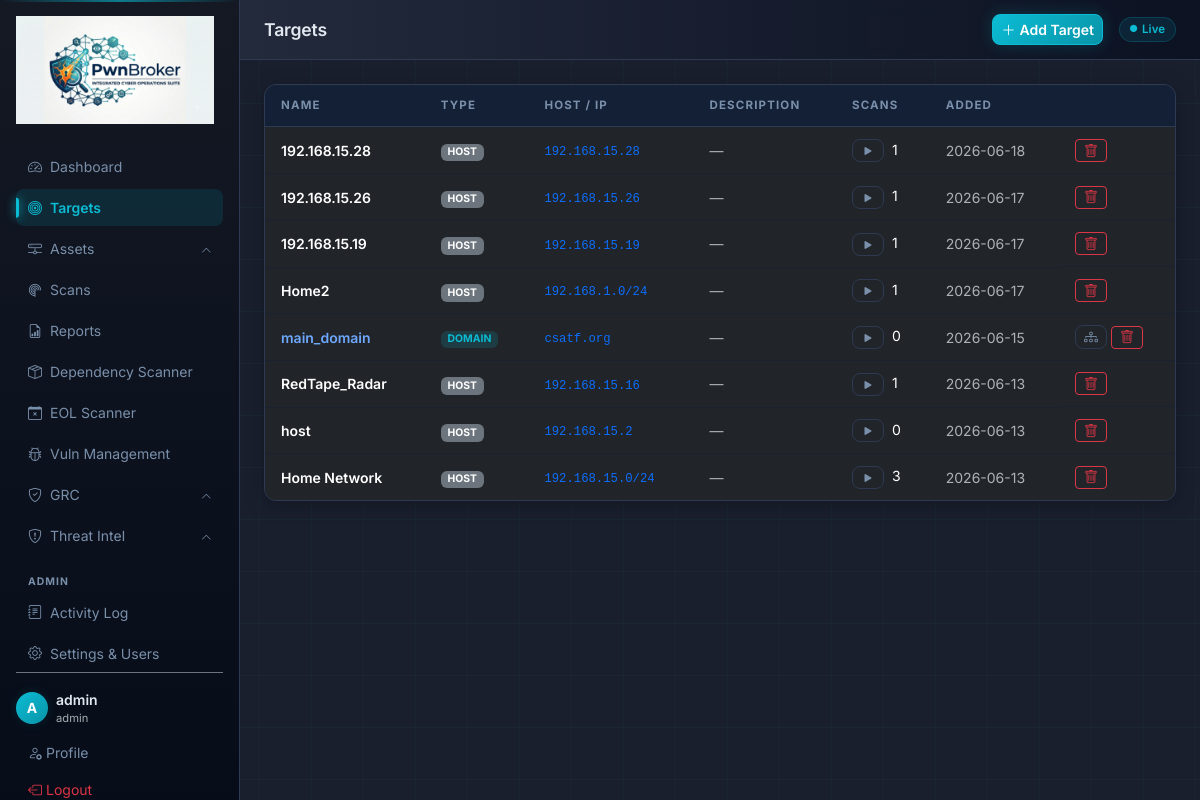
/targets/ (signed in), run on an earlier commit of the app's database.
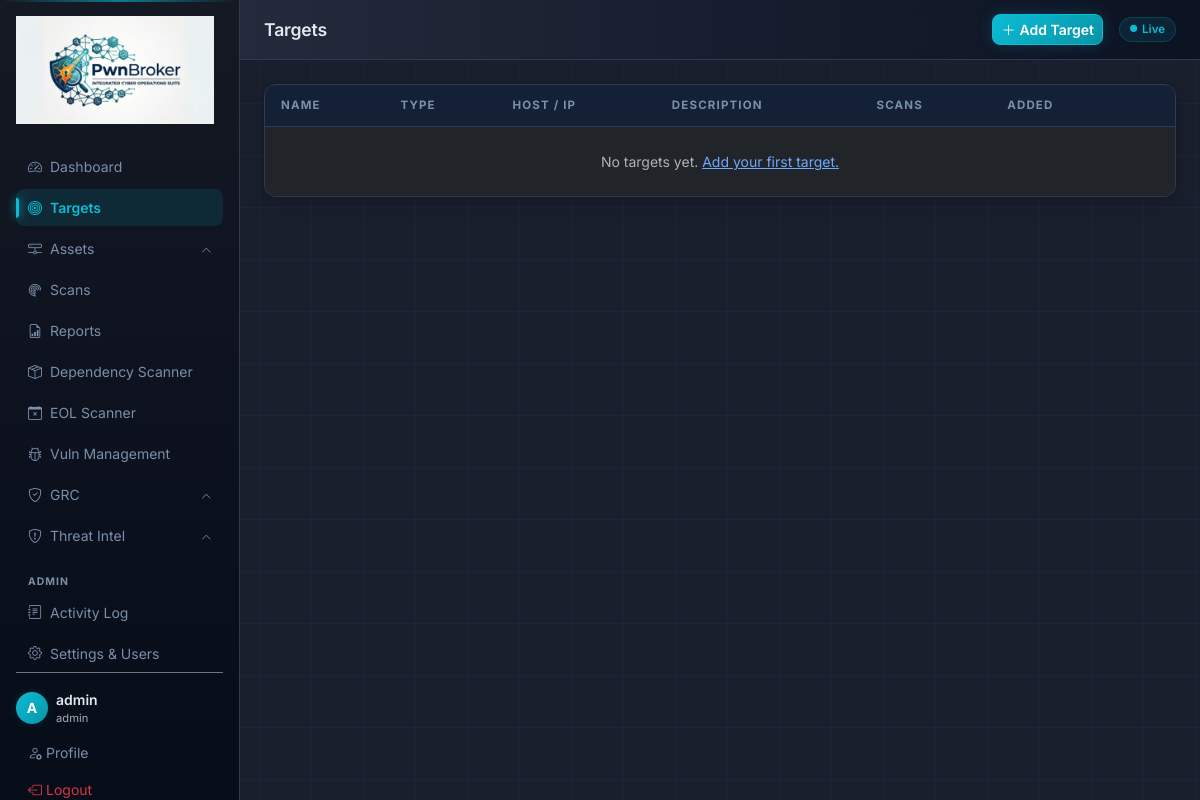
And on a later commit of the database.
### app/models.py (models this page shows, shortened)
class User(UserMixin, db.Model):
    __tablename__ = "users"
    id = db.Column(db.Integer, primary_key=True)
    username = db.Column(db.String(80), unique=True, nullable=False)
    email = db.Column(db.String(120), unique=True, nullable=False)
    password_hash = db.Column(db.String(256), nullable=False)
    role = db.Column(db.String(20), default="user")  # admin | user
    active = db.Column(db.Boolean, default=True)
    created_at = db.Column(db.DateTime, default=lambda: datetime.now(timezone.utc))
    @property
    def is_admin(self):
        return self.role == "admin"

class Target(db.Model):
    __tablename__ = "targets"
    id = db.Column(db.Integer, primary_key=True)
    name = db.Column(db.String(120), nullable=False)
    host = db.Column(db.String(256), nullable=False)
    description = db.Column(db.Text)
    created_by = db.Column(db.Integer, db.ForeignKey("users.id"))
    created_at = db.Column(db.DateTime, default=lambda: datetime.now(timezone.utc))
    target_type = db.Column(db.String(20), default="host")  # host | domain | ip
    last_enum_at = db.Column(db.DateTime)
    ssh_port = db.Column(db.Integer, default=22)
    ssh_username = db.Column(db.String(100))
    ssh_auth_type = db.Column(db.String(20), default="password")  # password | key
    ssh_password = db.Column(db.String(512))
    ssh_private_key = db.Column(db.Text)
    ssh_key_passphrase = db.Column(db.String(512))
    scans = db.relationship("Scan", backref="target", lazy="dynamic",
                            cascade="all, delete-orphan")
    domain_records = db.relationship("DomainRecord", backref="target", lazy="dynamic",
                                     cascade="all, delete-orphan")

class TimeConfig(db.Model):
    __tablename__ = "time_config"
    id         = db.Column(db.Integer, primary_key=True)
    timezone   = db.Column(db.String(64),  default="UTC")
    ntp_server = db.Column(db.String(256), default="pool.ntp.org")
    updated_at = db.Column(db.DateTime, default=lambda: datetime.now(timezone.utc))

### app/routes/targets.py (the view)
@targets_bp.route("/")
@login_required
def index():
    targets = Target.query.order_by(Target.created_at.desc()).all()
    return render_template("targets/index.html", targets=targets)

### app/templates/targets/index.html (shortened to what this page needs)
{% extends "base.html" %}
{% block page_title %}Targets{% endblock %}
{% block header_actions %}
  {% if current_user.is_admin %}
  <a href="{{ url_for('targets.new') }}" class="btn btn-primary btn-sm">
    <i class="bi bi-plus-lg me-1"></i>Add Target
  </a>
  {% endif %}
{% endblock %}
{% block content %}
<div class="data-table">
  <table class="table table-dark table-hover">
    <thead><tr><th>Name</th><th>Type</th><th>Host / IP</th><th>Description</th><th>Scans</th><th>Added</th><th></th></tr></thead>
    <tbody>
      {% for t in targets %}
      <tr>
        <td class="fw-semibold">
          {% if t.target_type == 'domain' %}
          <a href="{{ url_for('targets.detail', target_id=t.id) }}" class="text-decoration-none">{{ t.name }}</a>
          {% else %}
          {{ t.name }}
          {% endif %}
        </td>
        <td>
          {% if t.target_type == 'domain' %}
          <span class="badge" style="background:rgba(11,188,212,0.15);color:var(--accent);font-size:0.65rem">DOMAIN</span>
          {% else %}
          <span class="badge bg-secondary" style="font-size:0.65rem">HOST</span>
          {% endif %}
        </td>
        <td><code class="text-primary">{{ t.host }}</code></td>
        <td class="text-muted small">{{ t.description or '—' }}</td>
        <td>
          {% if current_user.is_admin %}
          <a href="{{ url_for('scans.new') }}" class="btn btn-sm btn-outline-secondary py-0 px-2 me-1">
            <i class="bi bi-play-fill"></i>
          </a>
          {% endif %}
          {{ t.scans.count() }}
        </td>
        <td class="text-muted small">{{ t.created_at | localdt('%Y-%m-%d') }}</td>
        <td class="d-flex gap-1">
          {% if t.target_type == 'domain' %}
          <a href="{{ url_for('targets.detail', target_id=t.id) }}" class="btn btn-sm btn-outline-secondary py-0 px-2" title="DNS Records">
            <i class="bi bi-diagram-3"></i>
          </a>
          {% endif %}
          {% if current_user.is_admin %}
          <form method="POST" action="{{ url_for('targets.delete', target_id=t.id) }}" data-confirm="Delete target '{{ t.name }}'? All associated scans will also be deleted.">
            <button class="btn btn-sm btn-outline-danger py-0 px-2"><i class="bi bi-trash"></i></button>
          </form>
          {% endif %}
        </td>
      </tr>
      {% else %}
      <tr><td colspan="7" class="text-center text-muted py-4">No targets yet.{% if current_user.is_admin %} <a href="{{ url_for('targets.new') }}">Add your first target.</a>{% endif %}</td></tr>
      {% endfor %}
    </tbody>
  </table>
</div>
{% endblock %}

### app/templates/base.html (shortened to what this page needs)
<!DOCTYPE html>
<html lang="en" data-bs-theme="dark">
  <head>
    <link
      href="https://cdn.jsdelivr.net/npm/bootstrap@5.3.3/dist/css/bootstrap.min.css"
      rel="stylesheet">
    <link
      href="https://cdn.jsdelivr.net/npm/bootstrap-icons@1.11.3/font/bootstrap-icons.min.css"
      rel="stylesheet">
    <link href="{{ url_for('static', filename='css/style.css') }}"
      rel="stylesheet">
  </head>
  <body>
{% if current_user.is_authenticated %}
<div class="d-flex" id="app-wrapper">
  <nav id="sidebar" class="d-flex flex-column p-3">
    <a href="{{ url_for("dashboard.index") }}" class="sidebar-brand d-block mb-4">
      <img src="{{ url_for("static", filename = "img/logo.png") }}" alt="PwnBroker" class="sidebar-logo">
    </a>
    <ul class="nav flex-column gap-1">
      <li class="nav-item">
        <a href="{{ url_for("dashboard.index") }}" class="nav-link {% if request.endpoint == 'dashboard.index' %}active{% endif %}">
          <i class="bi bi-speedometer2 me-2"></i>Dashboard
        </a>
      </li>
      <li class="nav-item">
        <a href="{{ url_for("targets.index") }}" class="nav-link {% if 'targets' in request.endpoint %}active{% endif %}">
          <i class="bi bi-bullseye me-2"></i>Targets
        </a>
      </li>
      <li class="nav-item">
        <a href="#assets-group"
           class="nav-link nav-group-toggle d-flex align-items-center justify-content-between {% if 'assets' in (request.endpoint or '') %}active{% endif %}"
           data-bs-toggle="collapse"
           aria-expanded="{{ 'true' if 'assets' in (request.endpoint or '') else 'false' }}"
           aria-controls="assets-group">
          <span><i class="bi bi-hdd-network me-2"></i>Assets</span>
          <i class="bi bi-chevron-down nav-chevron"></i>
        </a>
      </li>
      <li class="nav-item">
        <a href="{{ url_for("scans.index") }}" class="nav-link {% if 'scans' in request.endpoint %}active{% endif %}">
          <i class="bi bi-radar me-2"></i>Scans
        </a>
      </li>
      <li class="nav-item">
        <a href="{{ url_for("reports.index") }}" class="nav-link {% if 'reports' in request.endpoint %}active{% endif %}">
          <i class="bi bi-file-earmark-bar-graph me-2"></i>Reports
        </a>
      </li>
      <li class="nav-item">
        <a href="{{ url_for("dependency.index") }}" class="nav-link {% if 'dependency' in request.endpoint %}active{% endif %}">
          <i class="bi bi-box-seam me-2"></i>Dependency Scanner
        </a>
      </li>
      <li class="nav-item">
        <a href="{{ url_for("eol.index") }}" class="nav-link {% if 'eol' in (request.endpoint or '') %}active{% endif %}">
          <i class="bi bi-calendar-x me-2"></i>EOL Scanner
        </a>
      </li>
      <li class="nav-item">
        <a href="{{ url_for("vulns.index") }}" class="nav-link {% if 'vulns' in (request.endpoint or '') %}active{% endif %}">
          <i class="bi bi-bug me-2"></i>Vuln Management
        </a>
      </li>
      <li class="nav-item">
        <a href="#grc-group"
           class="nav-link nav-group-toggle d-flex align-items-center justify-content-between {% if 'grc' in (request.endpoint or '') %}active{% endif %}"
           data-bs-toggle="collapse"
           aria-expanded="{{ 'true' if 'grc' in (request.endpoint or '') else 'false' }}"
           aria-controls="grc-group">
          <span><i class="bi bi-shield-check me-2"></i>GRC</span>
          <i class="bi bi-chevron-down nav-chevron"></i>
        </a>
      </li>
      <li class="nav-item">
        <a href="#threat-group"
           class="nav-link nav-group-toggle d-flex align-items-center justify-content-between {% if 'threat' in (request.endpoint or '') %}active{% endif %}"
           data-bs-toggle="collapse"
           aria-expanded="{{ 'true' if 'threat' in (request.endpoint or '') else 'false' }}"
           aria-controls="threat-group">
          <span><i class="bi bi-shield-exclamation me-2"></i>Threat Intel</span>
          <i class="bi bi-chevron-down nav-chevron"></i>
        </a>
      </li>
      {% if current_user.is_admin %}
      <li class="mt-3 sidebar-section-label">ADMIN</li>
      <li class="nav-item">
        <a href="{{ url_for("activity.index") }}" class="nav-link {% if 'activity' in (request.endpoint or '') %}active{% endif %}">
          <i class="bi bi-journal-text me-2"></i>Activity Log
        </a>
      </li>
      <li class="nav-item">
        <a href="{{ url_for("settings.index") }}" class="nav-link {% if 'settings' in (request.endpoint or '') %}active{% endif %}">
          <i class="bi bi-gear me-2"></i>Settings &amp; Users
        </a>
      </li>
      {% endif %}
    </ul>
    <div class="mt-auto pt-3 border-top border-secondary">
      <div class="d-flex align-items-center gap-2 mb-2">
        <div class="user-avatar">{{ current_user.username[0].upper() }}</div>
        <div>
          <div class="fw-semibold small">{{ current_user.username }}</div>
          <div class="text-muted" style="font-size:0.7rem">{{ current_user.role }}</div>
        </div>
      </div>
      <a href="{{ url_for("users.profile") }}" class="nav-link small"><i class="bi bi-person-gear me-1"></i>Profile</a>
      <a href="{{ url_for("auth.logout") }}" class="nav-link small text-danger"><i class="bi bi-box-arrow-left me-1"></i>Logout</a>
    </div>
  </nav>
  <div id="main-content" class="flex-grow-1">
    <header class="top-bar d-flex align-items-center justify-content-between px-4">
      <h1 class="page-title mb-0">{% block page_title %}{% endblock %}</h1>
      <div class="d-flex align-items-center gap-3">
        {% block header_actions %}{% endblock %}
        <span class="live-badge">
          <i class="bi bi-circle-fill pulse" style="font-size:0.45rem"></i>Live
        </span>
      </div>
    </header>
    <div class="content-area px-4 py-4">
      {% block content %}{% endblock %}
    </div>
  </div>
</div>
{% else %}
{% block auth_content %}{% endblock %}
{% endif %}
  </body>
</html>

### app/static/css/style.css (style rules this page uses)
:root { --bg-base: #1a1f2e; --bg-card: #232a3b; --bg-sidebar: #141924; --bg-input: #2a3347; --border-color: #2e3a52; --border-glow: rgba(11,188,212,0.25); --text-primary: #e2e8f0; --text-muted: #7a8faa; --accent: #0bbcd4; --accent-dim: #0994a8; --accent-glow: rgba(11,188,212,0.12); --accent-orange: #e87722; --critical: #dc2626; --high: #ea580c; --medium: #d97706; --low: #2563eb; --info: #475569; --success: #16a34a; --card-shadow: 0 4px 20px rgba(0,0,0,0.25), inset 0 1px 0 rgba(255,255,255,0.04); }
* { box-sizing: border-box; }
body { background-color: var(--bg-base); background-image: linear-gradient(rgba(11,188,212,0.04) 1px, transparent 1px), linear-gradient(90deg, rgba(11,188,212,0.04) 1px, transparent 1px); background-size: 52px 52px; background-position: -1px -1px; color: var(--text-primary); font-family: 'Inter', system-ui, -apple-system, sans-serif; min-height: 100vh; overflow-x: hidden; }
#sidebar { width: 240px; min-height: 100vh; background: linear-gradient(180deg, var(--bg-sidebar) 0%, #060c18 100%); border-right: 1px solid var(--border-color); flex-shrink: 0; position: sticky; top: 0; height: 100vh; overflow-y: auto; }
#sidebar::before { content: ''; position: absolute; top: 0; left: 0; right: 0; height: 2px; background: linear-gradient(90deg, transparent, var(--accent), transparent); opacity: 0.6; }
.sidebar-brand { color: var(--text-primary) !important; text-decoration: none; }
.sidebar-logo { height: 108px; width: auto; display: block; }
#sidebar .nav-link { color: var(--text-muted); border-radius: 8px; padding: 8px 12px; font-size: 0.875rem; transition: all 0.15s; position: relative; }
#sidebar .nav-link.active { color: var(--accent); background: var(--accent-glow); font-weight: 600; }
#sidebar .nav-link.active::before { content: ''; position: absolute; left: 0; top: 50%; transform: translateY(-50%); width: 3px; height: 55%; background: var(--accent); border-radius: 0 3px 3px 0; box-shadow: 0 0 10px var(--accent); }
#sidebar .nav-group-toggle { cursor: pointer; }
.nav-chevron { font-size: 0.65rem; transition: transform 0.2s ease; flex-shrink: 0; }
#sidebar .nav-group-toggle:not(.collapsed) .nav-chevron { transform: rotate(180deg); }
.sidebar-section-label { font-size: 0.65rem; font-weight: 700; letter-spacing: 0.1em; color: var(--text-muted); padding: 0 12px; text-transform: uppercase; }
.user-avatar { width: 32px; height: 32px; border-radius: 50%; background: linear-gradient(135deg, var(--accent), var(--accent-dim)); box-shadow: 0 0 12px var(--accent-glow); color: #fff; display: flex; align-items: center; justify-content: center; font-weight: 700; font-size: 0.875rem; flex-shrink: 0; }
#main-content { min-height: 100vh; overflow-x: hidden; }
.top-bar { height: 60px; background: linear-gradient(90deg, var(--bg-card) 0%, rgba(11,18,34,0.95) 100%); border-bottom: 1px solid var(--border-color); position: sticky; top: 0; z-index: 100; backdrop-filter: blur(8px); }
.page-title { font-size: 1.1rem; font-weight: 600; color: var(--text-primary); letter-spacing: -0.01em; }
.content-area { max-width: 1440px; }
.data-table { background: var(--bg-card); border: 1px solid var(--border-color); border-radius: 12px; overflow: hidden; box-shadow: var(--card-shadow); }
.data-table table { margin-bottom: 0; }
.data-table thead th { background: rgba(17,30,53,0.8); color: var(--text-muted); font-size: 0.72rem; font-weight: 700; text-transform: uppercase; letter-spacing: 0.1em; border-bottom: 1px solid var(--border-color); border-top: none; padding: 12px 16px; }
.data-table tbody td { padding: 11px 16px; border-color: rgba(22,32,53,0.6); vertical-align: middle; font-size: 0.875rem; }
.data-table tbody tr:last-child td { border-bottom: none; }
.btn-primary { background: linear-gradient(135deg, var(--accent), var(--accent-dim)); border-color: var(--accent); border-radius: 8px; font-weight: 600; font-size: 0.875rem; color: #fff; box-shadow: 0 0 16px rgba(11,188,212,0.2); transition: all 0.15s; }
.pulse { animation: pulse-dot 1.4s ease-in-out infinite; }
.live-badge { display: flex; align-items: center; gap: 5px; font-size: 0.72rem; font-weight: 600; color: var(--accent); background: rgba(11,188,212,0.1); border: 1px solid rgba(11,188,212,0.2); border-radius: 20px; padding: 3px 10px; }

What changed in the data, as far as the page shows it:
removed Target: name "192.168.15.28", target_type "HOST", host "192.168.15.28", description "—", scans.count "1", created_at|localdt "2026-06-18"
removed Target: name "192.168.15.26", target_type "HOST", host "192.168.15.26", description "—", scans.count "1", created_at|localdt "2026-06-17"
removed Target: name "192.168.15.19", target_type "HOST", host "192.168.15.19", description "—", scans.count "1", created_at|localdt "2026-06-17"
removed Target: name "Home2", target_type "HOST", host "192.168.1.0/24", description "—", scans.count "1", created_at|localdt "2026-06-17"
removed Target: name "main_domain", target_type "DOMAIN", host "csatf.org", description "—", scans.count "0", created_at|localdt "2026-06-15"
removed Target: name "RedTape_Radar", target_type "HOST", host "192.168.15.16", description "—", scans.count "1", created_at|localdt "2026-06-13"
removed Target: name "host", target_type "HOST", host "192.168.15.2", description "—", scans.count "0", created_at|localdt "2026-06-13"
removed Target: name "Home Network", target_type "HOST", host "192.168.15.0/24", description "—", scans.count "3", created_at|localdt "2026-06-13"
Also different on the page:
text now shown: "No targets yet. Add your first target."
